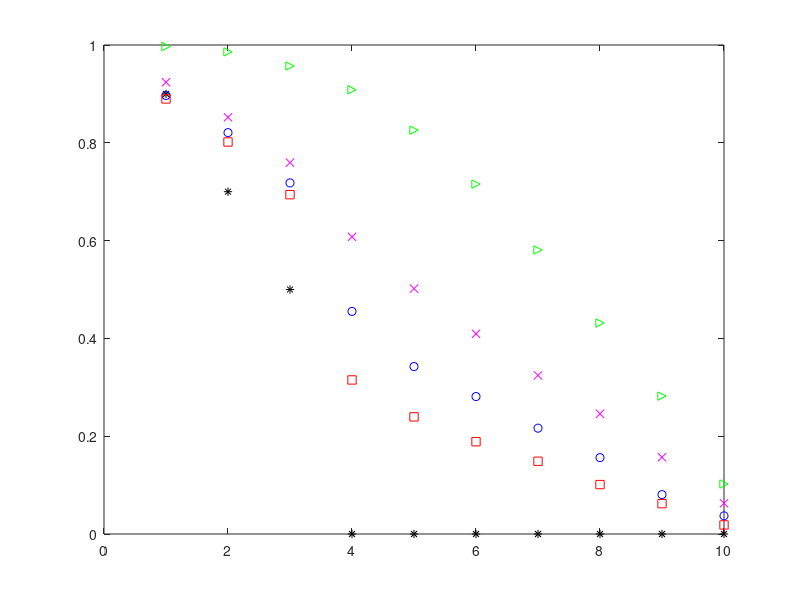

MATLAB code for this plot: (Note: this script raises an error after producing the figure.)
clear all
close all
clc;
d=3;%no.of correlated components
r=10;%no.of runs
n=10;%dimension
m=10;%m=n
T=[0.9 0.7 0.5 zeros(1,min([m,n])-d)];
R=[3 4 5 7 10];
M=[20 50 100 200];
z=1;%for loop to save sungular values in one matrix(sg)
E=[1 zeros(1,8) 0.9;0 1 zeros(1,6) 0.8 0;0 0 1 zeros(1,4) 0.7 zeros(1,2) ;zeros(1,3) 1 zeros(1,5) 0;zeros(1,4) 1 zeros(1,4) 0;zeros(1,5) 1 zeros(1,4);zeros(1,6) 1 zeros(1,3);0 0 0.7 zeros(1,4) 1 0 0;0 0.8 zeros(1,6) 1 0;0.9 zeros(1,8) 1];
sg=zeros(r,n);
for a=1:length(M);
  for l=1:r;%loop of 1000 for averaging singualar values
  mu=zeros(1,length(E));
  S=complex(mvnrnd(mu,E,M(a)),mvnrnd(mu,E,M(a)));
  S=S.';
  %disp('the mixing vector a is')
  a1 =complex(zeros(n,length(E)*0.5)+randn(n,length(E)*0.5)*0.3,(zeros(n,length(E)*0.5)+(randn(n,length(E)*0.5)*0.3)));
  %disp(a1);
  %disp('the noise vector n is')
  n1 = complex(zeros(n,M(a))+randn(n,M(a))*0.1,(zeros(n,M(a))+randn(n,M(a))*0.1));
  %disp(n1);
  s1=zeros(length(E)/2,M(a));
  %disp('the first source ');
    for i=1 : length(E)/2
    s1(i,:) = S(i,:);
    end
  %disp('the system x is');
  x=(a1*s1)+n1;
  %disp(x);
  disp('the mixing vector a is')
  a2 =complex(randn(n,length(E)/2)*0.25,(randn(n,length(E)/2)*0.25));
  %disp(a2);
  %disp('the noise vector n is')
  n2 = complex(zeros(n,M(a))+randn(n,M(a))*0.2,(zeros(n,M(a))+randn(n,M(a))*0.2));
  %disp(n2);
  s2=zeros(length(E)/2,M(a));
    for j=((length(E))/2)+1:length(E) 
    k=j-length(E)/2;
    s2(k,:) = S(j,:);
    end
 %disp(s2);
 %disp('the system y is');
 y=(a2*s2)+n2;
 rxx=(1/M(a))*((x)*(x'));
 ryy=(1/M(a))*((y)*(y'));
 rxy=(1/M(a))*((x)*(y'));
 A=(sqrtm(inv(rxx)))*(rxy)*(sqrtm(inv(ryy)));
 disp(A);
 [F,K,G]=svd(A);
PF=0.001;
s=0;
k=1;
pr=1;
 for s=0:m-1
    ts=chi2inv(1-PF,2*(m-s)*(n-s))
  for i=s+1:m
    pr=pr*(1-K(i,i)^2);
%     disp('pr value');
%     disp(pr)   
  end      
ct=-(2*M(a)-(m+n+1))*log(pr);
pr=1;
disp('ct values')
disp(ct);
if ct<ts
    disp('the number of correlated components');
    ds=s;
    disp(ds);
    break    
end
 end
 %disp(K);
    for t=1:n
    sg(z,t)=K(t,t);
    end
    z=z+1;%to go to next row
     %disp(l);
     %disp(M(a));
end
end
%storing Individual singualr values for M
m1=zeros(r,n);%To store the values of M=20 for 1000 runs
m2=zeros(r,n);
m3=zeros(r,n);%to store the values of M=50 for 1000 runs
m4=zeros(r,n);
for q=1:r
    m1(q,:)=sg(q,:);
end
u=1;
for w=r+1:2*r
    m2(u,:)=sg(w,:);
    u=u+1;
end
h=1;
for g=2*r+1:3*r
    m3(h,:)=sg(g,:);
    h=h+1;
end
   j=1;
for v=3*r+1:4*r
    m4(j,:)=sg(v,:);
    j=j+1;
end
%calculating means
M1=zeros(1,n);
M2=zeros(1,n);
M3=zeros(1,n);
M4=zeros(1,n);%To store the mean of singualr values averaged 1000 times
for i=1:n
M1(1,i)=mean(m1(:,i));
M2(1,i)=mean(m2(:,i));
M3(1,i)=mean(m3(:,i));
M4(1,i)=mean(m4(:,i));
end
N=[M1;M2;M3;M4];
i=1:m;
plot(i,T,'k*')
%disp(i);
hold on
plot(i,M1,'g>');
plot(i,M2,'mx');
plot(i,M3,'bo');
plot(i,M4,'rs');
p=min(n,m);
hold off
%for 5 r values
m1=zeros(r,R(b));%To store the values of M=200 for 1000 runs
m2=zeros(r,R(b));
m3=zeros(r,R(b));
m4=zeros(r,R(b));
m5=zeros(r,R(b));
for q=1:r
    m1(q,:)=sg(q,:);
end
u=1;
for w=r+1:2*r
    m2(u,:)=sg(w,:);
    u=u+1;
end
h=1;
for g=2*r+1:3*r
    m3(h,:)=sg(g,:);
    h=h+1;
end
   j=1;
for v=3*r+1:4*r
    m4(j,:)=sg(v,:);
    j=j+1;
end
for v=4*r+1:5*r
    m5(j,:)=sg(v,:);
    j=j+1;
end
%calculating means
M1=zeros(1,R(b));
M2=zeros(1,R(b));
M3=zeros(1,R(b));
M4=zeros(1,R(b));
M5=zeros(1,R(b));%To store the mean of singualr values averaged 1000 times
for i=1:3
M1(1,i)=mean(m1(:,i));
M2(1,i)=mean(m2(:,i));
M3(1,i)=mean(m3(:,i));
M4(1,i)=mean(m4(:,i));
M5(1,i)=mean(m5(:,i));
end
N=[M1];%M2;M3;M4;M5];
i=1:10;
plot(i,T,'k*')
%disp(i);
hold on
j=1:R(b)
plot(j,M1,'g>');
plot(i,M2,'mx');
plot(i,M3,'bo');
plot(i,M4,'rs');
plot(i,M5,'c*');
hold off














    
    




